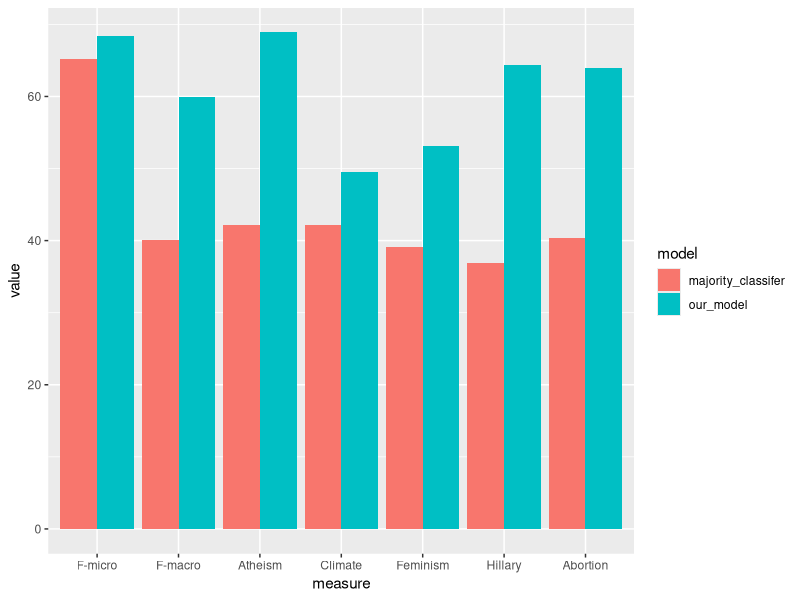

This figure's R source:
## ---- chunk 1
library(tidyverse)
## ---- chunk 2

measure_levels = c("F-micro", "F-macro", "Atheism", "Climate", "Feminism", "Hillary", "Abortion")

f_data = data.frame("measure" = c("F-micro", "F-macro", "Atheism", "Climate", "Feminism", "Hillary", "Abortion") %>% 
                      factor(levels = measure_levels)
                    , "our_model" = c(68.4107211,	59.95842361,	68.88470749,	49.50278923,	53.12994915,	64.32539683,	63.94927536)
                    , "majority_classifer" = c(65.22,	40.092,	42.11,	42.12,	39.1,	36.83,	40.3)
                    ) %>% 
  gather(key = "model", value = "value", -measure)

ggplot(data = f_data) + 
  geom_bar(aes(x = measure, y = value, fill = model), stat = "identity", position=position_dodge()) 
# TO DO - color aggregate F scores differently 
